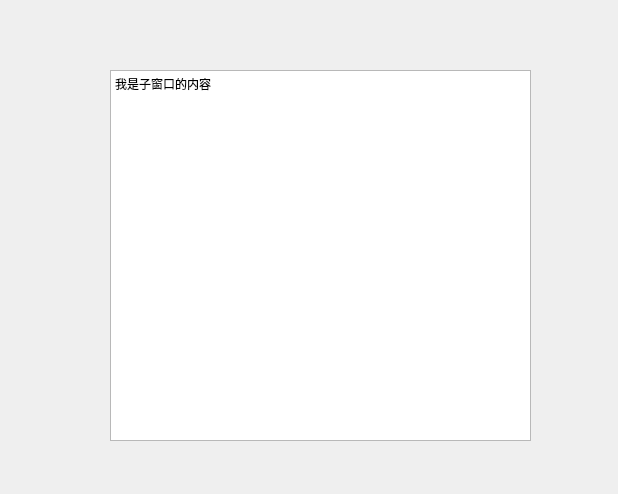
<?xml version="1.0" encoding="UTF-8"?>
<ui version="4.0">
 <class>ChildForm2</class>
 <widget class="QWidget" name="ChildForm2">
  <property name="geometry">
   <rect>
    <x>0</x>
    <y>0</y>
    <width>618</width>
    <height>494</height>
   </rect>
  </property>
  <property name="windowTitle">
   <string>Form</string>
  </property>
  <widget class="QTextEdit" name="textEdit">
   <property name="geometry">
    <rect>
     <x>110</x>
     <y>70</y>
     <width>421</width>
     <height>371</height>
    </rect>
   </property>
   <property name="html">
    <string>&lt;!DOCTYPE HTML PUBLIC &quot;-//W3C//DTD HTML 4.0//EN&quot; &quot;http://www.w3.org/TR/REC-html40/strict.dtd&quot;&gt;
&lt;html&gt;&lt;head&gt;&lt;meta name=&quot;qrichtext&quot; content=&quot;1&quot; /&gt;&lt;style type=&quot;text/css&quot;&gt;
p, li { white-space: pre-wrap; }
&lt;/style&gt;&lt;/head&gt;&lt;body style=&quot; font-family:'SimSun'; font-size:9pt; font-weight:400; font-style:normal;&quot;&gt;
&lt;p style=&quot; margin-top:0px; margin-bottom:0px; margin-left:0px; margin-right:0px; -qt-block-indent:0; text-indent:0px;&quot;&gt;我是子窗口的内容&lt;/p&gt;&lt;/body&gt;&lt;/html&gt;</string>
   </property>
  </widget>
 </widget>
 <resources/>
 <connections/>
</ui>
